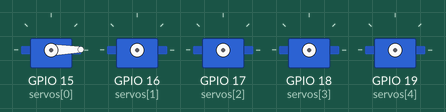
The program below on a simulated ESP32 board running MicroPython. On the bench: 5 × servo. Servo angles are drawn from the pulse width (0.5 ms = 0°, 2.5 ms = 180°).

Above: at 0.05 s.
At 2.35 s:
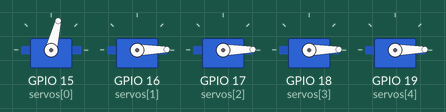
At 4.75 s:
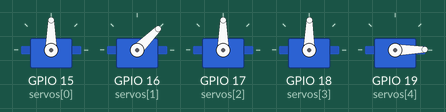
At 9.45 s:
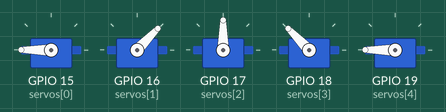
At 14.15 s:
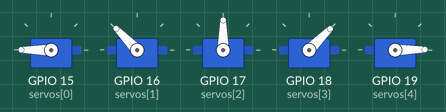
At 18.95 s:
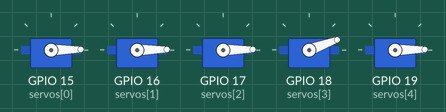
Timing chart, 0 to 24.8 s (numbered marks = the images above):
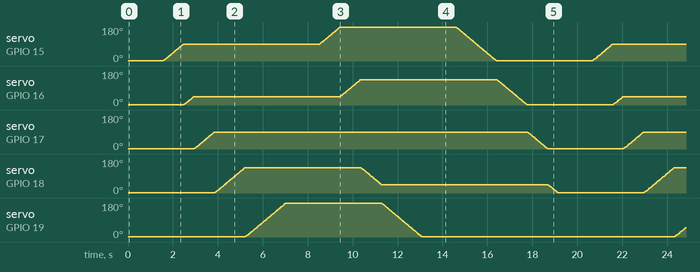

The program:

servo5_1.py
```python
from machine import Pin, PWM
from time import sleep

# 공통 설정
FREQ = 50
MIN_DUTY = 26   # 0.5ms
MAX_DUTY = 128  # 2.5ms

# 각도 -> 듀티 변환
def angle_to_duty(angle):
    return int(MIN_DUTY + (angle/180)*(MAX_DUTY - MIN_DUTY))

# 서보 초기화 (PWM 객체)
servo_pins = [15, 16, 17, 18, 19]
servos = [PWM(Pin(pin), freq=FREQ) for pin in servo_pins]

# 각 서보의 현재 각도 저장용 리스트
current_angles = [0, 0, 0, 0, 0]

# 서보 부드럽게 회전
def move_servo(index, target_angle):
    global current_angles

    current = current_angles[index]
    step = 1 if target_angle > current else -1

    for angle in range(current, target_angle + step, step):
        duty = angle_to_duty(angle)
        servos[index].duty(duty)
        sleep(0.01)  # 각도당 딜레이

    current_angles[index] = target_angle

# 여러 서보 동시에 동작
def move_all_servos(targets):
    for i in range(5):
        move_servo(i, targets[i])
    sleep(1.5)  # 전체 동작 후 대기

# 테스트: 각도 순환
while True:
    move_all_servos([0, 0, 0, 0, 0])
    move_all_servos([90, 45, 90, 135, 180])
    move_all_servos([180, 135, 90, 45, 0])
    
```
